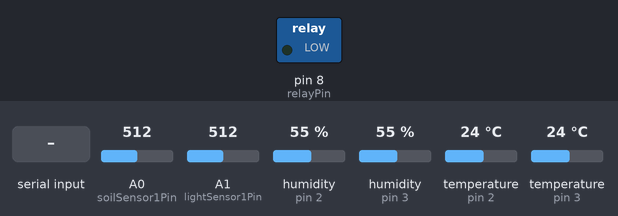
Recording of a sketch running on a simulated Arduino Uno, built with avr-gcc and run on an emulated ATmega328P. On the bench: switched loads named in the sketch (green lamp = pin HIGH). The inputs (shaded band) are chosen by the test bench; at power-on: A0 (soilSensor1Pin) = 512, A1 (lightSensor1Pin) = 512, humidity (sensors on pin 2, pin 3) 55 %, temperature (sensors on pin 2, pin 3) 24 °C. What the sketch prints to the serial monitor is not drawn.

Above: at 1.2 s.
1.3 s: "lightOn" received over Serial
At 2.8 s:
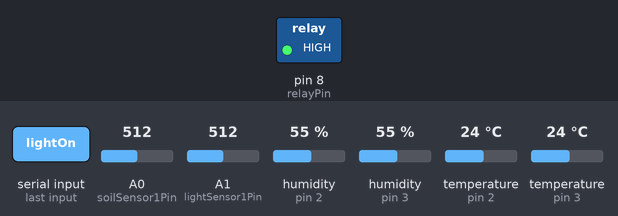
3.9 s: A0 (soilSensor1Pin) set to 106
6.9 s: A0 (soilSensor1Pin) set to 89
8.4 s: A1 (lightSensor1Pin) set to 107
11.4 s: A1 (lightSensor1Pin) set to 92
14.4 s: "lightOff" received over Serial
At 15.7 s:
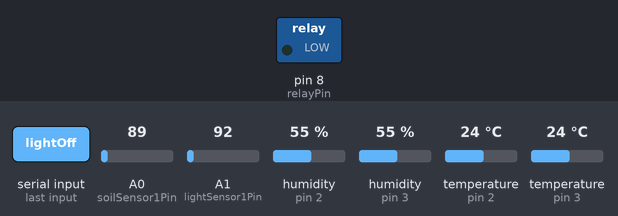
Timing chart, 0 to 17.4 s (numbered marks = the images above; inputs shaded):
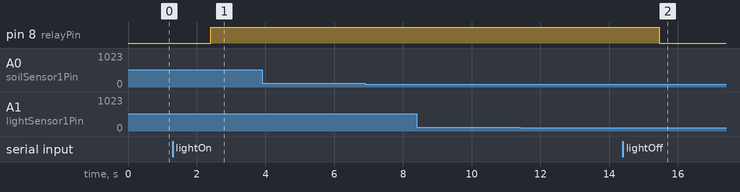

The sketch:

plantMon.ino
```cpp
#include <Wire.h>
#include <Adafruit_Sensor.h>
#include <DHT.h>
#include <DHT_U.h>

#define DHTTYPE DHT11

int soilSensor1Pin = 0;
int lightSensor1Pin = 1;
int tmpSensor1Pin = 2;
int tmpSensor2Pin = 3;
int relayPin = 8;

float soilSensor1Value = 0.0;
float lightSensor1Value = 0.0;
float tmpSensor1Value = 0.0;
float tmpSensor2Value = 0.0;
float humiditySensor1Value = 0.0;
float humiditySensor2Value = 0.0;

bool lightOn = false;

DHT_Unified dht1(tmpSensor1Pin, DHTTYPE);
DHT_Unified dht2(tmpSensor2Pin, DHTTYPE);

void setup() {
  Serial.begin(9600);
  dht1.begin();
  dht2.begin();
  pinMode(relayPin, OUTPUT);
}

float handleTmp36Value(int rawValue) {
  float voltage = rawValue * 5;
  voltage /= 1024.0;
  float tempC = (voltage - 0.5) * 100;

  return ((9.0 / 5.0) * tempC + 32.0);
}

void emitJsonPayload() {
  Serial.print(F("{\"values\":{\"soil\":"));
  Serial.print(soilSensor1Value, 2);
  Serial.print(F(",\"light\":"));
  Serial.print(lightSensor1Value, 2);
  Serial.print(F(",\"temperatureCh1\":"));
  Serial.print(tmpSensor1Value, 2);
  Serial.print(F(",\"temperatureCh2\":"));
  Serial.print(tmpSensor2Value, 2);
  Serial.print(F(",\"humidityCh1\":"));
  Serial.print(humiditySensor1Value, 2);
  Serial.print(F(",\"humidityCh2\":"));
  Serial.print(humiditySensor2Value, 2);
  Serial.println(F("}}"));
}

void loop() {

  if(Serial.available() > 0) {
    String incomingMsg = Serial.readString();
    if(incomingMsg.substring(0) == "lightOn") {
      if(!lightOn) {
        lightOn = true;
        digitalWrite(relayPin, HIGH);
      }
    }
    if(incomingMsg.substring(0) == "lightOff") {
      if(lightOn) {
        lightOn = false;
        digitalWrite(relayPin, LOW);
      }
    }

  }
  soilSensor1Value = analogRead(soilSensor1Pin);
  lightSensor1Value = analogRead(lightSensor1Pin);

  sensors_event_t event;
  dht1.temperature().getEvent(&event);
  if (!isnan(event.temperature)) {
    tmpSensor1Value = event.temperature;
  }
  // Get humidity event and print its value.
  dht1.humidity().getEvent(&event);
  if (!isnan(event.relative_humidity)) {
    humiditySensor1Value = event.relative_humidity;
  }

  dht2.temperature().getEvent(&event);
  if (!isnan(event.temperature)) {
    tmpSensor2Value = event.temperature;
  }
  // Get humidity event and print its value.
  dht2.humidity().getEvent(&event);
  if (!isnan(event.relative_humidity)) {
    humiditySensor2Value = event.relative_humidity;
  }

  emitJsonPayload();

  delay(100);
}
```

Measured:
- after the input at 1.3 s, pin 8 (relayPin): LOW → HIGH after 1.1 s
- after the input at 3.9 s, every drawn part: stays the same
- after the input at 6.9 s, every drawn part: stays the same
- after the input at 8.4 s, every drawn part: stays the same
- after the input at 11.4 s, every drawn part: stays the same
- after the input at 14.4 s, pin 8 (relayPin): HIGH → LOW after 1.1 s
